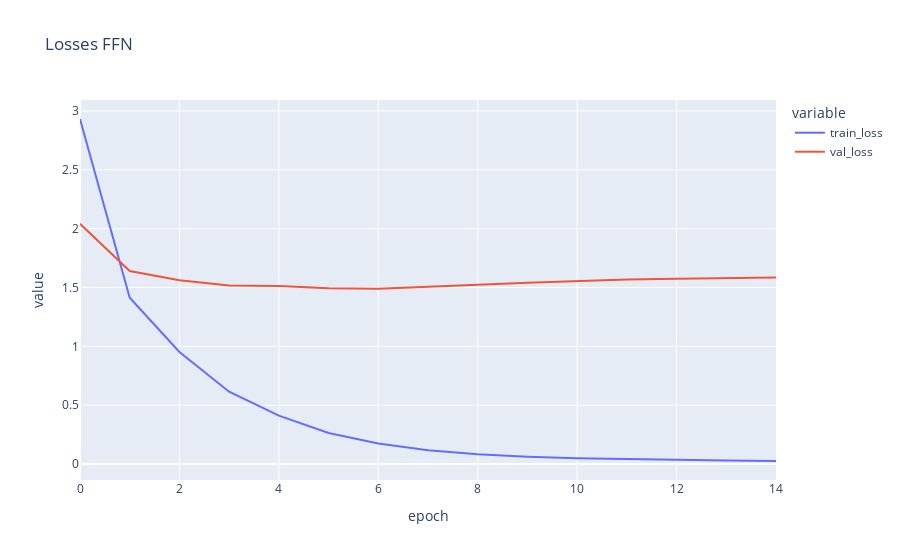

The notebook cell saved with this chart:
### Code cell
ffn_model = FFN(input_size, 128*5, num_classes)
optimizer_ffn = optim.Adam(ffn_model.parameters(), lr=0.00001)  # double check optimizer set-up

ffn_train_losses, ffn_val_losses, ffn_avg_losses = train_model(
    X_train, y_train, X_test, y_test, ffn_model, criterion, optimizer_ffn, 
    num_epochs=15, batch_size=batch_size, verbose=False
)

plot_losses(ffn_avg_losses, ffn_val_losses, "FFN")

### Figure 1 — Plotly figure (JSON) as saved in the notebook; plotly's stock layout.template omitted (floating-point values rounded to 4 significant figures)
{"data": [{"hovertemplate": "variable=train_loss<br>epoch=%{x}<br>value=%{y}<extra></extra>", "legendgroup": "train_loss", "line": {"color": "#636efa", "dash": "solid"}, "marker": {"symbol": "circle"}, "mode": "lines", "name": "train_loss", "orientation": "v", "showlegend": true, "type": "scatter", "x": [0, 1, 2, 3, 4, 5, 6, 7, 8, 9, 10, 11, 12, 13, 14], "xaxis": "x", "y": [2.932, 1.414, 0.9528, 0.6151, 0.4121, 0.2646, 0.1743, 0.1173, 0.08269, 0.06266, 0.04947, 0.0408, 0.0345, 0.02983, 0.02627], "yaxis": "y"}, {"hovertemplate": "variable=val_loss<br>epoch=%{x}<br>value=%{y}<extra></extra>", "legendgroup": "val_loss", "line": {"color": "#EF553B", "dash": "solid"}, "marker": {"symbol": "circle"}, "mode": "lines", "name": "val_loss", "orientation": "v", "showlegend": true, "type": "scatter", "x": [0, 1, 2, 3, 4, 5, 6, 7, 8, 9, 10, 11, 12, 13, 14], "xaxis": "x", "y": [2.041, 1.641, 1.562, 1.518, 1.514, 1.495, 1.489, 1.508, 1.524, 1.539, 1.554, 1.568, 1.574, 1.58, 1.586], "yaxis": "y"}], "layout": {"legend": {"title": {"text": "variable"}, "tracegroupgap": 0}, "title": {"text": "Losses FFN"}, "xaxis": {"anchor": "y", "domain": [0, 1], "title": {"text": "epoch"}}, "yaxis": {"anchor": "x", "domain": [0, 1], "title": {"text": "value"}}}}
